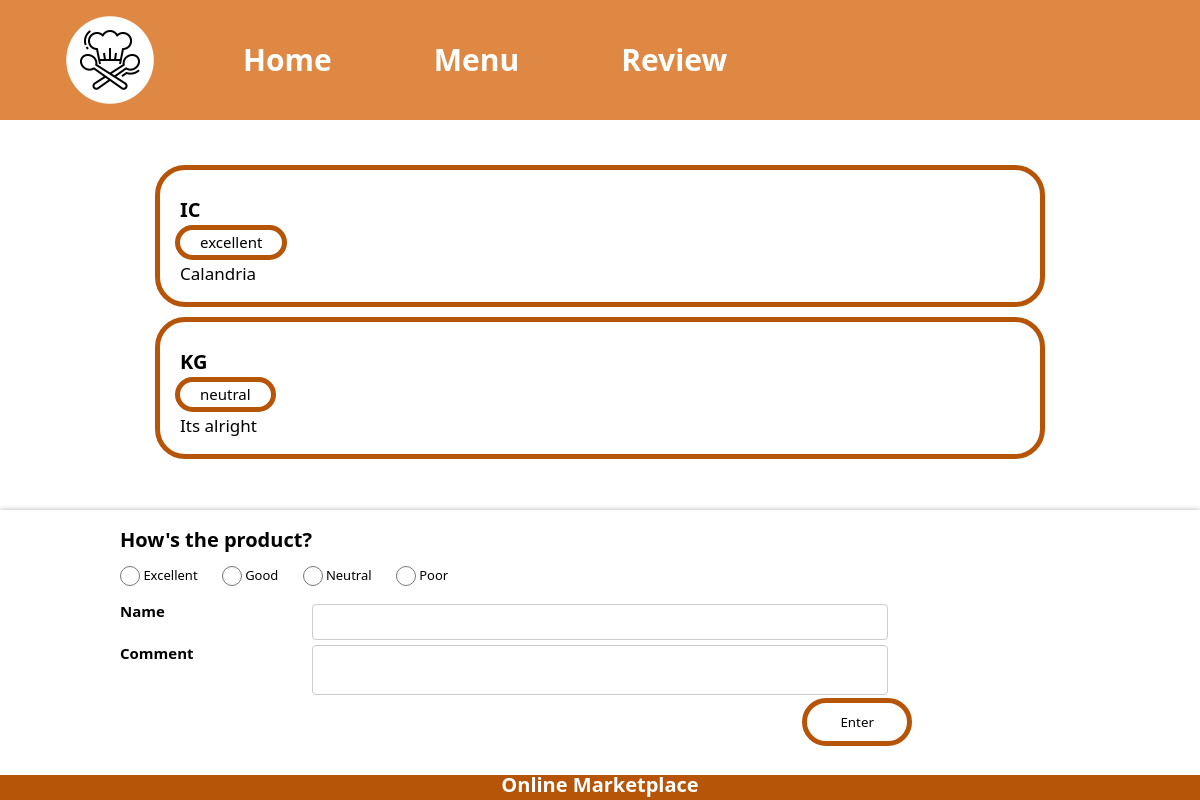
Page /feedback.php on the committed database.
### tables this page shows
CREATE TABLE `comment` (
  `id` int(11) NOT NULL,
  `name` text NOT NULL,
  `submissionDate` date NOT NULL,
  `feedback` text NOT NULL,
  `suggestions` text NOT NULL
);

### feedback.php (the view, shortened to what this page needs)
<?php require_once('includes/constants.php'); ?>
<head>
    <link rel="stylesheet" href="styles/review.css">
</head>
<body>
    <?php include('includes/header.php'); ?>
    <div class="container">
        <div style="padding-top:50px"> </div>
        <main>
          <?php
            mysqli_query($conn, "DELETE FROM comment WHERE submissionDate < CURDATE() - INTERVAL 6 MONTH");
            $result = mysqli_query($conn,"SELECT * FROM comment");
            while($row = mysqli_fetch_array($result))
              {
                $view = $row['feedback'];
                $name = $row['name'];
                $comments = $row['suggestions'];
          ?>
            <div class="reviews-container">
                <div class="round-container-reviews">
                    <div class="reviewerName"> <?php echo $name; ?></div>
                    <div class="reviewerRate"> <?php echo $view; ?></div>
                    <div class="reviewerComment"> <?php echo $comments; ?></div>
                </div>
                <?php
                }
                ?>
                <div class="reviws-padding"></div>
            </div>
            <div class="submission-box-container">
                <form action="includes/comment.php" method="post" class="form-container">
                    <p class="comment-heading">How's the product?</p><br>
                    <div class="rating">
                        <div class="cotainerbox">
                            <label class="container-rating">
                                <input type="radio" name="view" value="excellent" id="excellent" required >
                                <span class="checkmark">Excellent</span>
                            </label>
                        </div>
                        <div class="cotainerbox">
                            <label class="container-rating">
                                <input type="radio" name="view" value="good" id="good" required >
                                <span class="checkmark">Good</span>
                            </label>
                        </div>
                        <div class="cotainerbox">
                            <label class="container-rating">
                                <input type="radio" name="view" value="neutral" id="neutral" required >
                                <span class="checkmark">Neutral</span>
                            </label>
                        </div>
                        <div class="cotainerbox">
                            <label class="container-rating">
                                <input type="radio" name="view" value="poor" id="poor" required >
                                <span class="checkmark">Poor</span>
                            </label>
                        </div>
                    </div>
                    <div class="row">
                        <label for="" class="col-25">Name</label>
                        <input type="text" class="col-75" id= "userName" name="name">
                    </div>
                    <div class="row">
                        <label for="" class="col-25">Comment</label>
                        <textarea name="comments" style="height:50px"> </textarea>
                    </div>
                    <div class="comment-btn">
                        <input type="submit" class="submitBtn" value="Enter">
                    </div>
                </form>
            </div>
        </main>
        <footer>Online Marketplace</footer>
    </div>
</body>

### styles/review.css (style rules this page uses)
html, body, div, span, object, iframe, h1, h2, h3, h4, h5, h6, p, blockquote, pre, abbr, address, cite, code, del, dfn, em, img, ins, kbd, q, samp, small, strong, sub, sup, var, b, i, dl, dt, dd, ol, ul, li, fieldset, form, label, legend, table, caption, tbody, tfoot, thead, tr, th, td, article, aside, canvas, details, figcaption, figure, footer, header, hgroup, menu, nav, section, summary, time, mark, audio, video { margin:0; padding:0; border:0; outline:0; font-size:100%; vertical-align:baseline; background:transparent; }
body { line-height:1; }
article,aside,details,figcaption,figure, footer,header,hgroup,menu,nav,section { display:block; }
input, select { vertical-align:middle; }
* { text-decoration: none !important; font-family: 'Segoe UI', Tahoma, Geneva, Verdana, sans-serif; }
main { grid-area: main; }
.container { position: relative; margin-top: 100px; }
.reviews-container { width: 100%; height: 400px; }
.round-container-reviews { margin-top: 15px; width: 80%; height: 150px; outline-style: solid; outline-color: #b65408; outline-width: 5px; color: black; background-color: white; border-radius: 25px; }
.submission-box-container { padding-top: 10px; width: 100%; height: 290px; background-color: #ffffff; position: fixed; left: 0; bottom: 0; padding-bottom: 30px; box-shadow:0px 0px 5px rgb(177, 177, 177); box-sizing: border-box; }
.form-container { width: 80%; margin: 0 auto; margin-top: 10px; }
.comment-heading { font-size: 20px; font-weight: 700; }
.round-container-reviews { width: 70%; padding-top: 300px; height: max-content; margin: 1.25rem auto; padding: 30px 20px 20px; }
.reviewerName { font-size: 20px; font-weight: 600; color: black; }
.reviewerRate { margin:10px 0 10px 0; font-size: 15px; font-weight: 500; color: black; width: fit-content; padding: 5px 20px; outline-style: solid; outline-color: #b65408; outline-width: 5px; background-color: white; border-radius: 25px; }
.rating { margin-bottom: 10px; }
.container-rating { cursor: pointer; font-size: 13px; }
input[type=radio] { width: 20px; height: 20px; margin: 0 0 2px 0; }
.cotainerbox { display: inline-block; width: max-content; margin-right: 20px; }
.reviewerComment { font-size: 17px; color: black; }
.reviws-padding { padding-bottom: 300px; }
input[type=text], select, textarea { width: 60%; padding: 8px; border: 1px solid #ccc; border-radius: 4px; resize: vertical; }
textarea { margin-top: 5px; resize: none; }
.col-25 { float: left; width: 20%; margin-top: 6px; font-size: 15px; font-weight: 600; }
.col-75 { float: left; width: 80%; margin-top: 6px; }
.row:after { content: ""; display: table; clear: both; }
.submitBtn { width: 100px; background: white; color: black; outline-style: solid; outline-color: #b65408; outline-width: 5px; padding: 10px 20px; margin: 8px 0; margin-left: 8px; border: none; border-radius: 25px; cursor: pointer; float: right; text-align: center; }
.comment-btn { margin-right: 18%; }
footer { position: fixed; grid-area: footer; left: 0; bottom: 0; width: 100%; height: 25px; font-size: 20px; font-weight: 700; background: #b65408; text-align: center; color: white; }

### rows in the picture
comment: name "IC", feedback "excellent", suggestions "Calandria"
comment: name "KG", feedback "neutral", suggestions "Its alright"
